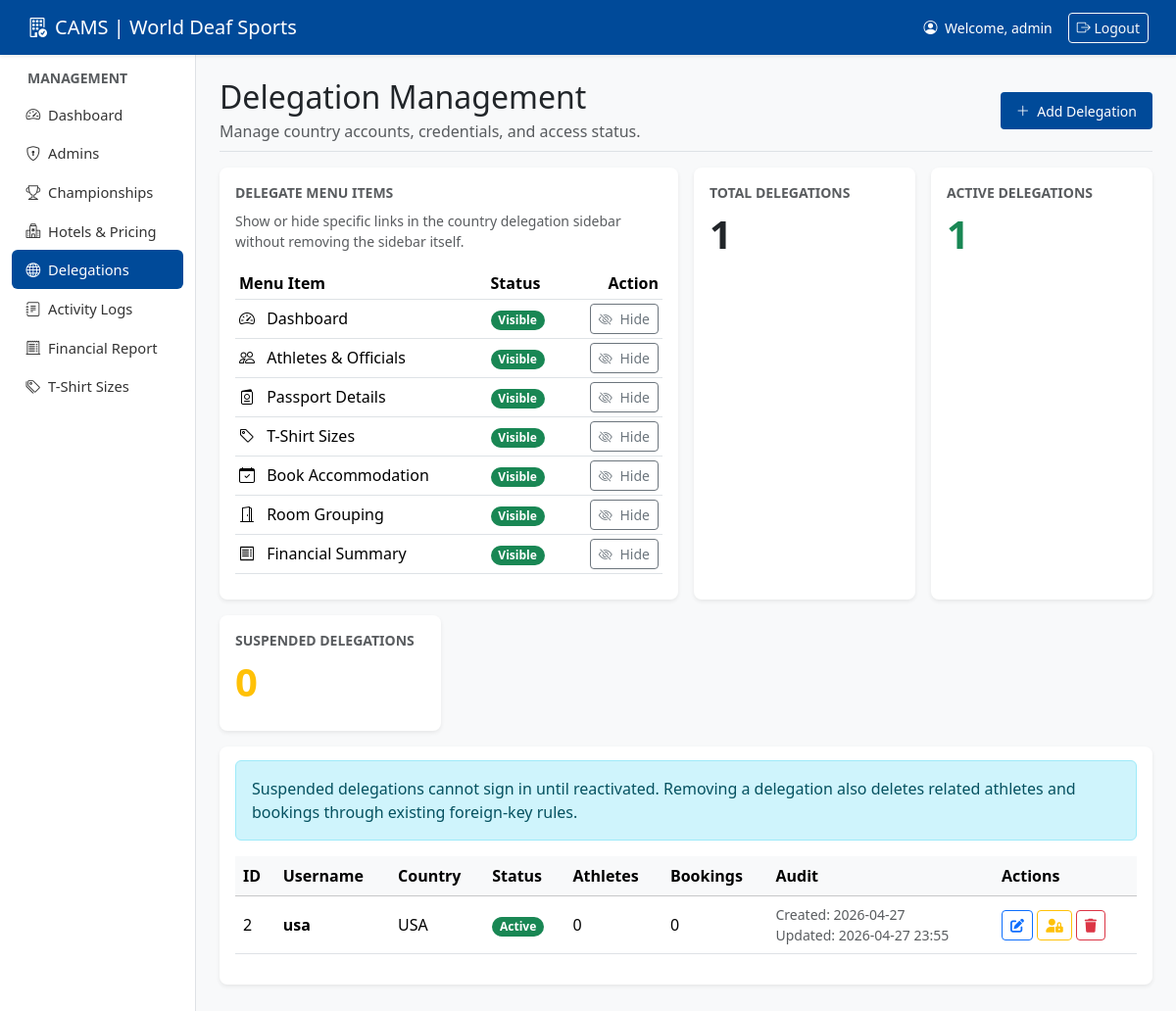
Page /admin/delegations.php (signed in) on the committed database.
### tables this page shows
CREATE TABLE IF NOT EXISTS users (
    id INT AUTO_INCREMENT PRIMARY KEY,
    username VARCHAR(50) NOT NULL UNIQUE,
    password VARCHAR(255) NOT NULL,
    role ENUM('admin', 'country_manager') NOT NULL,
    status ENUM('active', 'suspended') NOT NULL DEFAULT 'active',
    suspended_at TIMESTAMP NULL DEFAULT NULL,
    country_name VARCHAR(100) NULL,
    created_at TIMESTAMP DEFAULT CURRENT_TIMESTAMP,
    updated_at TIMESTAMP DEFAULT CURRENT_TIMESTAMP ON UPDATE CURRENT_TIMESTAMP
);

### includes/delegate_menu.php (called while the page is built)
<?php
function getDelegateMenuItems(): array
{
    return [
        'dashboard' => [
            'label' => 'Dashboard',
            'icon' => 'bi-speedometer2',
            'href' => 'dashboard.php',
            'setting_key' => 'delegate_menu_dashboard_visible',
        ],
        'athletes' => [
            'label' => 'Athletes & Officials',
            'icon' => 'bi-people',
            'href' => 'athletes.php',
            'setting_key' => 'delegate_menu_athletes_visible',
        ],
        'passport' => [
            'label' => 'Passport Details',
            'icon' => 'bi-passport',
            'href' => 'passport.php',
            'setting_key' => 'delegate_menu_passport_visible',
        ],
        'tshirt' => [
            'label' => 'T-Shirt Sizes',
            'icon' => 'bi-tag',
            'href' => 'tshirt.php',
            'setting_key' => 'delegate_menu_tshirt_visible',
        ],
        'book' => [
            'label' => 'Book Accommodation',
            'icon' => 'bi-calendar-check',
            'href' => 'book.php',
            'setting_key' => 'delegate_menu_book_visible',
        ],
        'rooming' => [
            'label' => 'Room Grouping',
            'icon' => 'bi-door-open',
            'href' => 'rooming.php',
            'setting_key' => 'delegate_menu_rooming_visible',
        ],
        'finance' => [
            'label' => 'Financial Summary',
            'icon' => 'bi-receipt',
            'href' => 'finance.php',
            'setting_key' => 'delegate_menu_finance_visible',
        ],
    ];
}

### includes/db.php (called while the page is built, shortened)
<?php
function ensureAppSettingsTable(PDO $pdo): void
{
    static $appSettingsChecked = false;
    if ($appSettingsChecked) {
        return;
    }
    $appSettingsChecked = true;
    $pdo->exec(
        "CREATE TABLE IF NOT EXISTS app_settings (
            setting_key VARCHAR(100) PRIMARY KEY,
            setting_value TEXT NOT NULL,
            updated_at TIMESTAMP DEFAULT CURRENT_TIMESTAMP ON UPDATE CURRENT_TIMESTAMP
        ) ENGINE=InnoDB DEFAULT CHARSET=utf8mb4"
    );
    $stmt = $pdo->prepare(
        "INSERT INTO app_settings (setting_key, setting_value)
        VALUES ('delegate_menu_visible', '1')
        ON DUPLICATE KEY UPDATE setting_value = setting_value"
    );
    $stmt->execute();
}
function getAppSetting(PDO $pdo, string $key, ?string $default = null): ?string
{
    ensureAppSettingsTable($pdo);
    $stmt = $pdo->prepare("SELECT setting_value FROM app_settings WHERE setting_key = ? LIMIT 1");
    $stmt->execute([$key]);
    $value = $stmt->fetchColumn();
    return $value === false ? $default : (string) $value;
}
function isAppSettingEnabled(PDO $pdo, string $key, bool $default = false): bool
{
    $defaultValue = $default ? '1' : '0';
    $value = getAppSetting($pdo, $key, $defaultValue);
    return in_array(strtolower((string) $value), ['1', 'true', 'yes', 'on'], true);
}
?>

### admin/delegations.php (the view, shortened to what this page needs)
<?php
require_once 'includes/auth.php';
require_once '../includes/delegate_menu.php';
$delegateMenuItems = getDelegateMenuItems();
$delegateMenuStates = [];
foreach ($delegateMenuItems as $menuItemKey => $menuItem) {
    $delegateMenuStates[$menuItemKey] = isAppSettingEnabled($pdo, $menuItem['setting_key'], true);
}
$delegations_stmt = $pdo->query(
    "SELECT u.*,
        (SELECT COUNT(*) FROM athletes WHERE country_id = u.id) AS athlete_count,
        (SELECT COUNT(*) FROM bookings WHERE country_id = u.id) AS booking_count
    FROM users u
    WHERE role = 'country_manager'
    ORDER BY u.username ASC"
);
$delegations = $delegations_stmt->fetchAll(PDO::FETCH_ASSOC);
$activeDelegationCount = 0;
foreach ($delegations as $delegation) {
    if (($delegation['status'] ?? 'active') === 'active') {
        $activeDelegationCount++;
    }
}
require_once 'includes/header.php';
?>
<div class="d-flex justify-content-between flex-wrap flex-md-nowrap align-items-center pb-2 mb-3 border-bottom">
    <div>
        <h1 class="h2 mb-1">Delegation Management</h1>
        <p class="text-muted mb-0">Manage country accounts, credentials, and access status.</p>
    </div>
    <button class="btn btn-primary btn-sm" data-bs-toggle="modal" data-bs-target="#addDelegationModal">
        <i class="bi bi-plus-lg me-1"></i> Add Delegation
    </button>
</div>
<div class="row g-3 mb-3">
    <div class="col-lg-6">
        <div class="card shadow-sm h-100">
            <div class="card-body">
                <div>
                    <div class="text-muted small text-uppercase fw-bold mb-2">Delegate Menu Items</div>
                    <p class="text-muted small mb-3">Show or hide specific links in the country delegation sidebar without removing the sidebar itself.</p>
                </div>
                <div class="table-responsive">
                    <table class="table table-sm align-middle mb-0">
                        <thead>
                            <tr>
                                <th>Menu Item</th>
                                <th>Status</th>
                                <th class="text-end">Action</th>
                            </tr>
                        </thead>
                        <tbody>
                            <?php foreach ($delegateMenuItems as $menuItemKey => $menuItem): ?>
                                <?php $isVisible = $delegateMenuStates[$menuItemKey]; ?>
                                <tr>
                                    <td>
                                        <i class="bi <?php echo htmlspecialchars($menuItem['icon']); ?> me-2"></i>
                                        <?php echo htmlspecialchars($menuItem['label']); ?>
                                    </td>
                                    <td>
                                        <span class="badge rounded-pill <?php echo $isVisible ? 'text-bg-success' : 'text-bg-secondary'; ?>">
                                            <?php echo $isVisible ? 'Visible' : 'Hidden'; ?>
                                        </span>
                                    </td>
                                    <td class="text-end">
                                        <form method="POST" class="d-inline">
                                            <button type="submit" class="btn btn-sm <?php echo $isVisible ? 'btn-outline-secondary' : 'btn-outline-success'; ?>">
                                                <i class="bi <?php echo $isVisible ? 'bi-eye-slash' : 'bi-eye'; ?> me-1"></i>
                                                <?php echo $isVisible ? 'Hide' : 'Show'; ?>
                                            </button>
                                        </form>
                                    </td>
                                </tr>
                            <?php endforeach; ?>
                        </tbody>
                    </table>
                </div>
            </div>
        </div>
    </div>
    <div class="col-md-3">
        <div class="card shadow-sm h-100">
            <div class="card-body">
                <div class="text-muted small text-uppercase fw-bold mb-2">Total Delegations</div>
                <div class="display-6 fw-semibold"><?php echo count($delegations); ?></div>
            </div>
        </div>
    </div>
    <div class="col-md-3">
        <div class="card shadow-sm h-100">
            <div class="card-body">
                <div class="text-muted small text-uppercase fw-bold mb-2">Active Delegations</div>
                <div class="display-6 fw-semibold text-success"><?php echo $activeDelegationCount; ?></div>
            </div>
        </div>
    </div>
    <div class="col-md-3">
        <div class="card shadow-sm h-100">
            <div class="card-body">
                <div class="text-muted small text-uppercase fw-bold mb-2">Suspended Delegations</div>
                <div class="display-6 fw-semibold text-warning"><?php echo count($delegations) - $activeDelegationCount; ?></div>
            </div>
        </div>
    </div>
</div>
<div class="card shadow-sm">
    <div class="card-body">
        <div class="alert alert-info">
            Suspended delegations cannot sign in until reactivated. Removing a delegation also deletes related athletes and bookings through existing foreign-key rules.
        </div>
        <?php if (count($delegations) > 0): ?>
            <div class="table-responsive">
                <table class="table table-hover align-middle">
                    <thead class="table-light">
                        <tr>
                            <th>ID</th>
                            <th>Username</th>
                            <th>Country</th>
                            <th>Status</th>
                            <th>Athletes</th>
                            <th>Bookings</th>
                            <th>Audit</th>
                            <th>Actions</th>
                        </tr>
                    </thead>
                    <tbody>
                        <?php foreach ($delegations as $d): ?>
                        <tr>
                            <td><?php echo htmlspecialchars($d['id']); ?></td>
                            <td class="fw-bold"><?php echo htmlspecialchars($d['username']); ?></td>
                            <td><?php echo htmlspecialchars($d['country_name']); ?></td>
                            <td>
                                <?php if (($d['status'] ?? 'active') === 'active'): ?>
                                    <span class="badge rounded-pill text-bg-success">Active</span>
                                <?php else: ?>
                                    <span class="badge rounded-pill text-bg-warning">Suspended</span>
                                <?php endif; ?>
                            </td>
                            <td><?php echo htmlspecialchars($d['athlete_count']); ?></td>
                            <td><?php echo htmlspecialchars($d['booking_count']); ?></td>
                            <td>
                                <div class="small text-muted">Created: <?php echo htmlspecialchars(date('Y-m-d', strtotime($d['created_at']))); ?></div>
                                <?php if (!empty($d['updated_at'])): ?>
                                    <div class="small text-muted">Updated: <?php echo htmlspecialchars(date('Y-m-d H:i', strtotime($d['updated_at']))); ?></div>
                                <?php endif; ?>
                            </td>
                            <td>
                                <button class="btn btn-sm btn-outline-primary" data-bs-toggle="modal" data-bs-target="#editDelegationModal<?php echo $d['id']; ?>">
                                    <i class="fas fa-edit"></i>
                                </button>
                                <button
                                    type="button"
                                    class="btn btn-sm <?php echo ($d['status'] ?? 'active') === 'active' ? 'btn-outline-warning' : 'btn-outline-success'; ?>"
                                    data-bs-toggle="modal"
                                    data-bs-target="#delegationActionModal"
                                    data-action="toggle_delegation_status"
                                    data-id="<?php echo $d['id']; ?>"
                                    data-title="<?php echo ($d['status'] ?? 'active') === 'active' ? 'Suspend Delegation' : 'Reactivate Delegation'; ?>"
                                    data-message="<?php echo htmlspecialchars(($d['status'] ?? 'active') === 'active' ? 'This delegation will no longer be able to sign in until reactivated.' : 'This delegation will regain access immediately.', ENT_QUOTES); ?>"
                                    data-button-class="<?php echo ($d['status'] ?? 'active') === 'active' ? 'btn-warning' : 'btn-success'; ?>"
                                    data-button-label="<?php echo ($d['status'] ?? 'active') === 'active' ? 'Suspend Delegation' : 'Reactivate Delegation'; ?>"
                                >
                                    <i class="fas <?php echo ($d['status'] ?? 'active') === 'active' ? 'fa-user-lock' : 'fa-user-check'; ?>"></i>
                                </button>
                                <button
                                    type="button"
                                    class="btn btn-sm btn-outline-danger"
                                    data-bs-toggle="modal"
                                    data-bs-target="#delegationActionModal"
                                    data-action="delete_delegation"
                                    data-id="<?php echo $d['id']; ?>"
                                    data-title="Remove Delegation"
                                    data-message="<?php echo htmlspecialchars('This permanently removes the delegation and its related data.', ENT_QUOTES); ?>"
                                    data-button-class="btn-danger"
                                    data-button-label="Remove Delegation"
                                >
                                    <i class="fas fa-trash"></i>
                                </button>
                            </td>
                        </tr>
                        <?php endforeach; ?>
                    </tbody>
                </table>
            </div>
        <?php else: ?>
            <div class="alert alert-info text-center">No delegations found yet. Add one to get started.</div>
        <?php endif; ?>
    </div>
</div>
<?php
require_once 'includes/footer.php';
?>

### rows in the picture
users: id "2", username "usa", country_name "USA", status "Active", athlete_count "0", booking_count "0", created_at "2026-04-27", updated_at "2026-04-27 23:55"

### other values in the picture
$_SESSION['username'] "admin"
$menuItem['label'] "Dashboard"
$menuItem['label'] "Athletes & Officials"
$menuItem['label'] "Passport Details"
$menuItem['label'] "T-Shirt Sizes"
$menuItem['label'] "Book Accommodation"
$menuItem['label'] "Room Grouping"
$menuItem['label'] "Financial Summary"
count($delegations) "1"
$activeDelegationCount "1"
count($delegations) - $activeDelegationCount "0"
